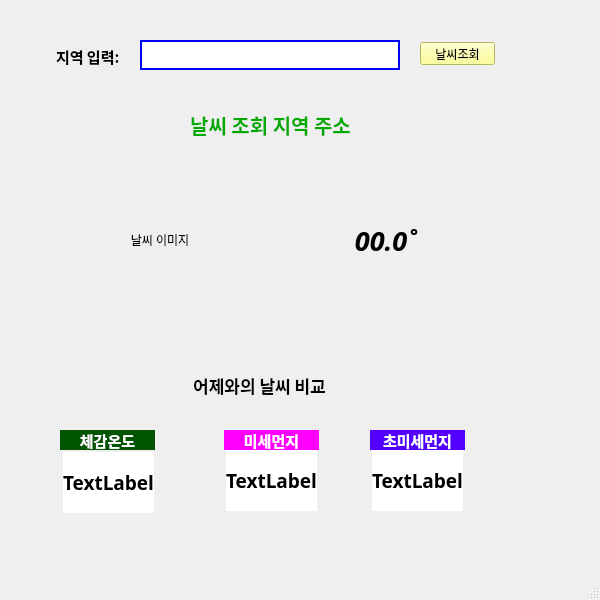
<?xml version="1.0" encoding="UTF-8"?>
<ui version="4.0">
 <class>MainWindow</class>
 <widget class="QMainWindow" name="MainWindow">
  <property name="geometry">
   <rect>
    <x>0</x>
    <y>0</y>
    <width>600</width>
    <height>600</height>
   </rect>
  </property>
  <property name="windowTitle">
   <string>MainWindow</string>
  </property>
  <widget class="QWidget" name="centralwidget">
   <widget class="QLabel" name="area_define">
    <property name="geometry">
     <rect>
      <x>56</x>
      <y>46</y>
      <width>71</width>
      <height>20</height>
     </rect>
    </property>
    <property name="font">
     <font>
      <family>HY신명조</family>
      <pointsize>11</pointsize>
      <weight>75</weight>
      <bold>true</bold>
     </font>
    </property>
    <property name="text">
     <string>지역 입력:</string>
    </property>
   </widget>
   <widget class="QLineEdit" name="area_input">
    <property name="geometry">
     <rect>
      <x>140</x>
      <y>40</y>
      <width>260</width>
      <height>30</height>
     </rect>
    </property>
    <property name="styleSheet">
     <string notr="true">border: 2px solid;
border-color: rgb(0, 0, 255);
</string>
    </property>
   </widget>
   <widget class="QPushButton" name="search_btn">
    <property name="geometry">
     <rect>
      <x>420</x>
      <y>42</y>
      <width>75</width>
      <height>23</height>
     </rect>
    </property>
    <property name="styleSheet">
     <string notr="true">background-color: rgb(255, 255, 127);</string>
    </property>
    <property name="text">
     <string>날씨조회</string>
    </property>
   </widget>
   <widget class="QLabel" name="area_disp">
    <property name="geometry">
     <rect>
      <x>145</x>
      <y>109</y>
      <width>251</width>
      <height>31</height>
     </rect>
    </property>
    <property name="font">
     <font>
      <family>HY신명조</family>
      <pointsize>15</pointsize>
      <weight>75</weight>
      <bold>true</bold>
     </font>
    </property>
    <property name="styleSheet">
     <string notr="true">color: rgb(0, 170, 0);</string>
    </property>
    <property name="text">
     <string>날씨 조회 지역 주소</string>
    </property>
    <property name="alignment">
     <set>Qt::AlignCenter</set>
    </property>
   </widget>
   <widget class="QLabel" name="label_compare">
    <property name="geometry">
     <rect>
      <x>164</x>
      <y>370</y>
      <width>191</width>
      <height>31</height>
     </rect>
    </property>
    <property name="font">
     <font>
      <family>HY신명조</family>
      <pointsize>13</pointsize>
      <weight>75</weight>
      <bold>true</bold>
     </font>
    </property>
    <property name="text">
     <string>어제와의 날씨 비교</string>
    </property>
    <property name="alignment">
     <set>Qt::AlignCenter</set>
    </property>
   </widget>
   <widget class="QLabel" name="feel_temp">
    <property name="geometry">
     <rect>
      <x>60</x>
      <y>430</y>
      <width>95</width>
      <height>20</height>
     </rect>
    </property>
    <property name="font">
     <font>
      <family>Arial Black</family>
      <pointsize>11</pointsize>
      <weight>75</weight>
      <bold>true</bold>
     </font>
    </property>
    <property name="styleSheet">
     <string notr="true">color: rgb(170, 170, 127);
background-color: rgb(0, 85, 0);
color: rgb(255, 255, 255);</string>
    </property>
    <property name="text">
     <string>체감온도</string>
    </property>
    <property name="alignment">
     <set>Qt::AlignCenter</set>
    </property>
   </widget>
   <widget class="QLabel" name="dust_info">
    <property name="geometry">
     <rect>
      <x>224</x>
      <y>430</y>
      <width>95</width>
      <height>20</height>
     </rect>
    </property>
    <property name="font">
     <font>
      <family>Arial Black</family>
      <pointsize>11</pointsize>
      <weight>75</weight>
      <bold>true</bold>
     </font>
    </property>
    <property name="styleSheet">
     <string notr="true">color: rgb(255, 255, 255);
background-color: rgb(255, 0, 255);</string>
    </property>
    <property name="text">
     <string>미세먼지</string>
    </property>
    <property name="alignment">
     <set>Qt::AlignCenter</set>
    </property>
   </widget>
   <widget class="QLabel" name="weather_image">
    <property name="geometry">
     <rect>
      <x>100</x>
      <y>180</y>
      <width>120</width>
      <height>120</height>
     </rect>
    </property>
    <property name="text">
     <string>날씨 이미지</string>
    </property>
    <property name="alignment">
     <set>Qt::AlignCenter</set>
    </property>
   </widget>
   <widget class="QLabel" name="now_temp">
    <property name="geometry">
     <rect>
      <x>310</x>
      <y>180</y>
      <width>151</width>
      <height>120</height>
     </rect>
    </property>
    <property name="font">
     <font>
      <family>HY신명조</family>
      <pointsize>20</pointsize>
      <weight>75</weight>
      <italic>true</italic>
      <bold>true</bold>
     </font>
    </property>
    <property name="text">
     <string>00.0˚</string>
    </property>
    <property name="alignment">
     <set>Qt::AlignCenter</set>
    </property>
   </widget>
   <widget class="QLabel" name="super_dust_info">
    <property name="geometry">
     <rect>
      <x>370</x>
      <y>430</y>
      <width>95</width>
      <height>20</height>
     </rect>
    </property>
    <property name="font">
     <font>
      <family>Arial Black</family>
      <pointsize>11</pointsize>
      <weight>75</weight>
      <bold>true</bold>
     </font>
    </property>
    <property name="styleSheet">
     <string notr="true">color: rgb(255, 255, 255);
background-color: rgb(85, 0, 255);</string>
    </property>
    <property name="text">
     <string>초미세먼지</string>
    </property>
    <property name="alignment">
     <set>Qt::AlignCenter</set>
    </property>
   </widget>
   <widget class="QLabel" name="feel_temp_no">
    <property name="geometry">
     <rect>
      <x>63</x>
      <y>452</y>
      <width>91</width>
      <height>61</height>
     </rect>
    </property>
    <property name="font">
     <font>
      <family>함초롬바탕</family>
      <pointsize>14</pointsize>
      <weight>75</weight>
      <bold>true</bold>
     </font>
    </property>
    <property name="styleSheet">
     <string notr="true">border: 2px, solid;
border-color: rgb(0, 0, 0);
background-color: rgb(255, 255, 255);</string>
    </property>
    <property name="text">
     <string>TextLabel</string>
    </property>
    <property name="alignment">
     <set>Qt::AlignCenter</set>
    </property>
   </widget>
   <widget class="QLabel" name="dust_level">
    <property name="geometry">
     <rect>
      <x>226</x>
      <y>450</y>
      <width>91</width>
      <height>61</height>
     </rect>
    </property>
    <property name="font">
     <font>
      <family>함초롬바탕</family>
      <pointsize>14</pointsize>
      <weight>75</weight>
      <bold>true</bold>
     </font>
    </property>
    <property name="styleSheet">
     <string notr="true">border: 2px, solid;
border-color: rgb(0, 0, 0);
background-color: rgb(255, 255, 255);</string>
    </property>
    <property name="text">
     <string>TextLabel</string>
    </property>
    <property name="alignment">
     <set>Qt::AlignCenter</set>
    </property>
   </widget>
   <widget class="QLabel" name="super_dust_level">
    <property name="geometry">
     <rect>
      <x>372</x>
      <y>450</y>
      <width>91</width>
      <height>61</height>
     </rect>
    </property>
    <property name="font">
     <font>
      <family>함초롬바탕</family>
      <pointsize>14</pointsize>
      <weight>75</weight>
      <bold>true</bold>
     </font>
    </property>
    <property name="styleSheet">
     <string notr="true">border: 2px, solid;
border-color: rgb(0, 0, 0);
background-color: rgb(255, 255, 255);</string>
    </property>
    <property name="text">
     <string>TextLabel</string>
    </property>
    <property name="alignment">
     <set>Qt::AlignCenter</set>
    </property>
   </widget>
  </widget>
  <widget class="QMenuBar" name="menubar">
   <property name="geometry">
    <rect>
     <x>0</x>
     <y>0</y>
     <width>600</width>
     <height>21</height>
    </rect>
   </property>
  </widget>
  <widget class="QStatusBar" name="statusbar"/>
 </widget>
 <resources/>
 <connections/>
</ui>
